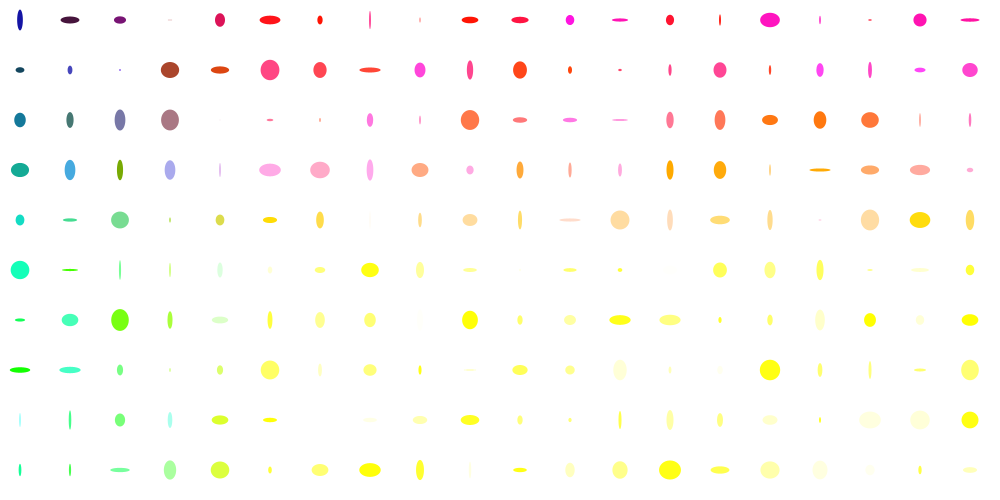
Frame 1 (no input)
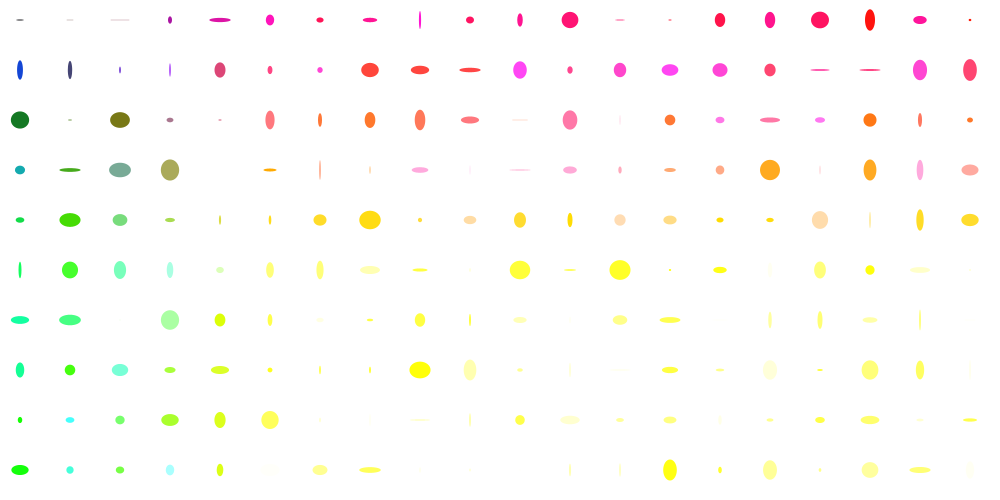
Frame 60 (the mouse pressed at the canvas centre just before this capture)
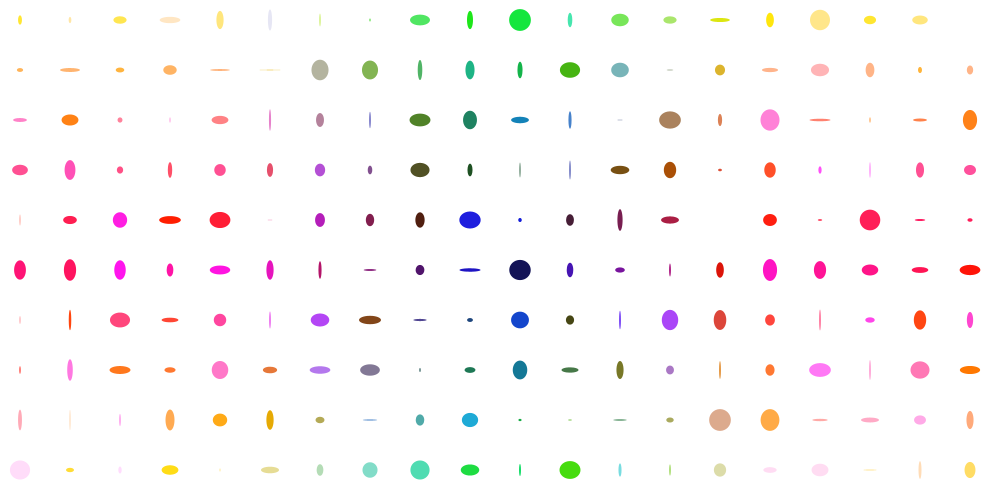
Frame 120 (the mouse held since frame 60 and released just before this capture)

The Processing sketch that drew these frames (run headless with seeded random() and noise(); from frame 60 on, the mouse is pressed at the canvas centre):

// Processing sketch: processing_65257
// ── processing_65257.pde

void setup(){
size(1000,500);
}

void draw(){
background(255);
shape();
}

void shape(){
  for(int y=20;y<height;y+=50){
    for(int x=20;x<width;x+=50){
    float r =22;
    noStroke();
    smooth();
    fill(abs(mouseX-x),abs(mouseY-y),random(255));
ellipse(x,y,random(r),random(r));
  }
}
}
